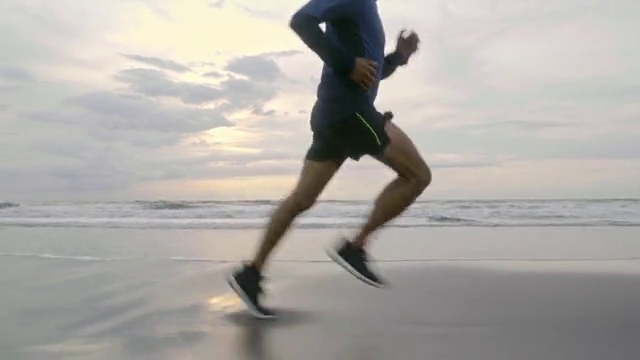
#> input picture frame 31 of 3_pose_estimation/video1.mp4, 640 x 360 px, given in place of car.mp4, which was not available
$ python background_subtraction.py
#> lines starting #> are read from the running program, lines starting #| are printed output that depends on the picture
import cv2

cap = cv2.VideoCapture("car.mp4")

if not cap.isOpened():
    raise SystemExit("car.mp4 acilamadi! Dosya yolu/ismi yanlis veya codec sorunu var.")

subtractor = cv2.createBackgroundSubtractorMOG2(
    history=100, varThreshold=150, detectShadows=True
)

while True:
    ret, frame = cap.read()
#> frame is the input picture: shape (360, 640, 3); mean B, G, R 164.8, 169, 172.3
    if not ret or frame is None:
        print("Frame okunamadi (video bitti ya da dosya okunamiyor).")
        break

    frame = cv2.resize(frame, (640, 480))
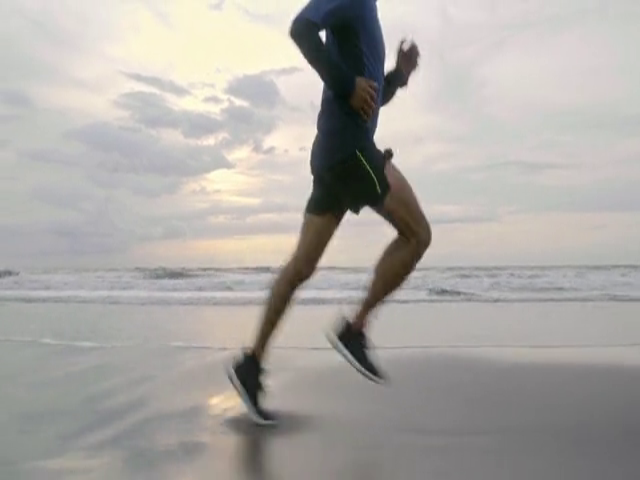
#> frame: shape (480, 640, 3); mean B, G, R 164.8, 169, 172.3
    mask = subtractor.apply(frame)
#> mask: shape (480, 640); every value is 127

    cv2.imshow("frame", frame)
    cv2.imshow("mask", mask)

    if cv2.waitKey(20) & 0xFF == ord('q'):
#> (key q is pressed here)
        break

cap.release()
cv2.destroyAllWindows()

$ run again, starting later in the video
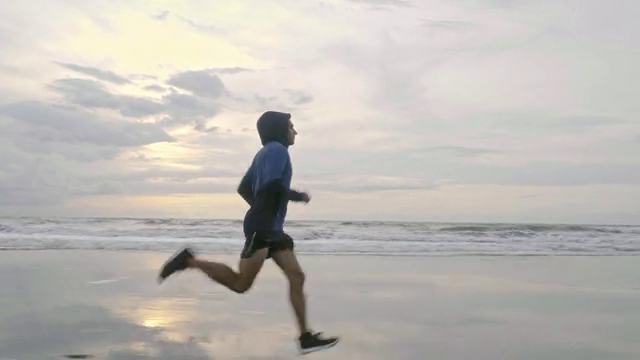
#> input picture frame 141 of 3_pose_estimation/video1.mp4, 640 x 360 px, given in place of car.mp4, which was not available
#> frame is the input picture: shape (360, 640, 3); mean B, G, R 181.6, 186.3, 190.2
#> `frame = cv2.resize(frame, (640, 480))`:
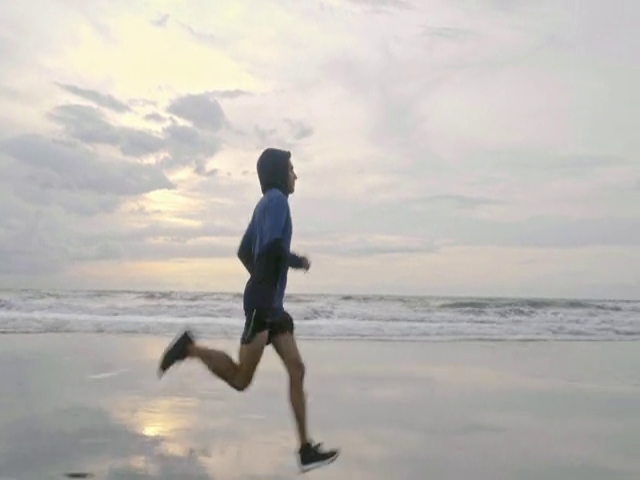
#> frame: shape (480, 640, 3); mean B, G, R 181.6, 186.3, 190.2
#> mask: shape (480, 640); every value is 127

$ run again, starting later in the video
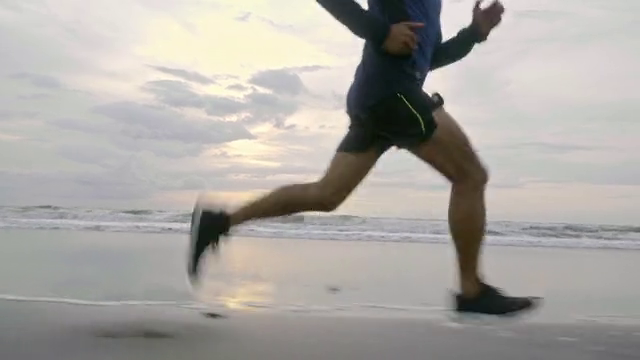
#> input picture frame 252 of 3_pose_estimation/video1.mp4, 640 x 360 px, given in place of car.mp4, which was not available
#> frame is the input picture: shape (360, 640, 3); mean B, G, R 162.5, 167, 170.4
#> `frame = cv2.resize(frame, (640, 480))`:
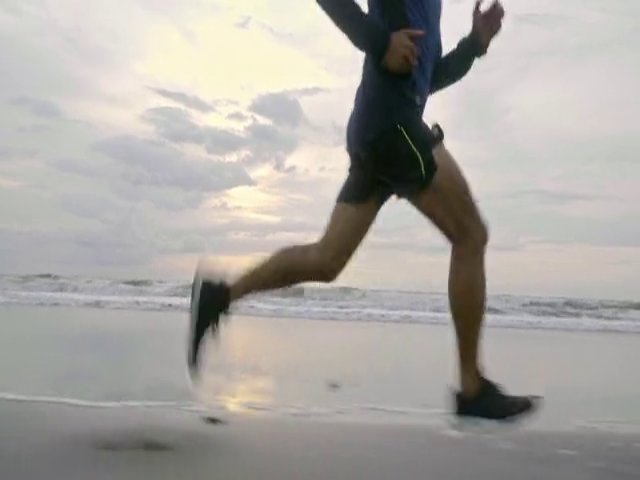
#> frame: shape (480, 640, 3); mean B, G, R 162.5, 167, 170.4
#> mask: shape (480, 640); every value is 127
